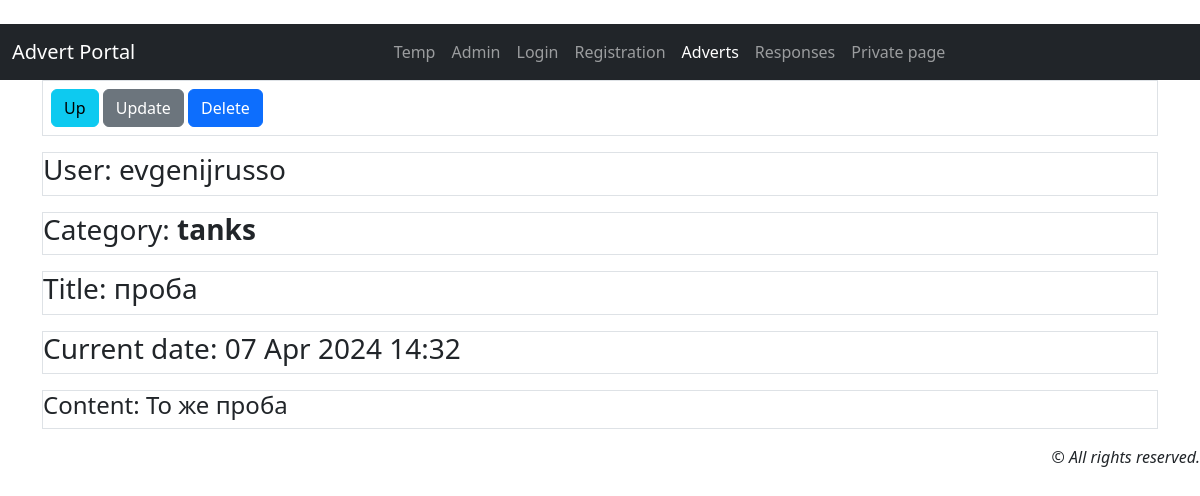
Before: /callboard/1 with the older database file.
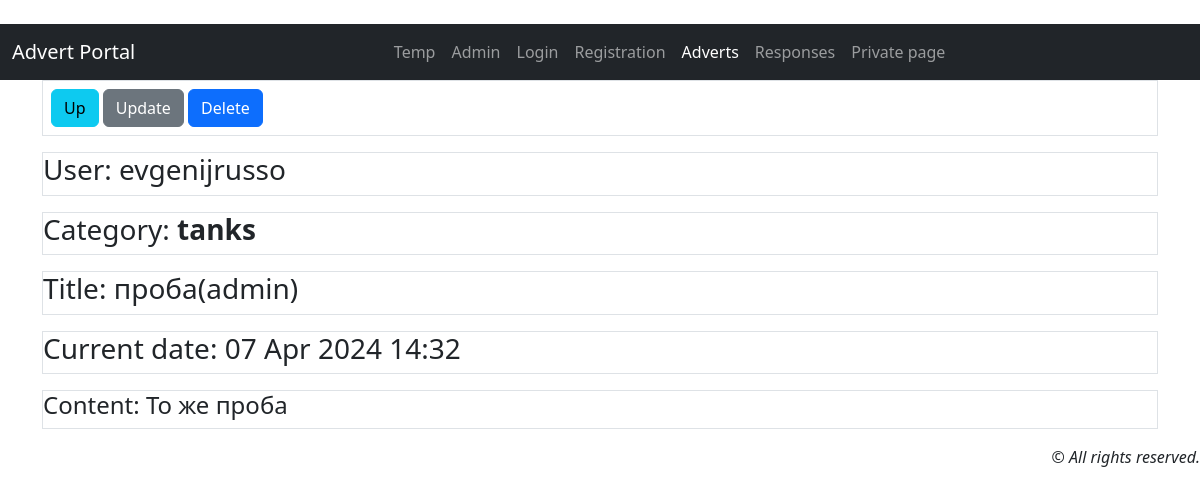
After: the same page with the newer database file.
### callboard/models.py (models this page shows, shortened)
class Advert(models.Model):
    user = models.ForeignKey(
        settings.AUTH_USER_MODEL, on_delete=models.PROTECT,
        verbose_name='Author of the ad', related_name='adverts',
    )
    category = models.CharField(_('Category'), max_length=20, choices=CATEGORY)
    title = models.CharField(_('Title'), max_length=100)
    content = models.TextField(_('Description'))  # Описание
    created = models.DateTimeField(auto_now_add=True, verbose_name='Created data')
    file = models.FileField("File", upload_to="files/", blank=True, null=True)
    class Meta:
        verbose_name = _('Advert')
        verbose_name_plural = _('Advert')
        ordering = ['-created']

class User(AbstractUser):
    code = models.CharField(max_length=15, blank=True, null=True, verbose_name=_('Code'))  # доп. поле для user

### callboard/views/advert.py (the view)
# urls.py: path('callboard/<int:pk>', AdvertDetail.as_view(), name='advert_detail'),
class AdvertDetail(DetailView):
    model = Advert
    template_name = 'callboard/advert_detail.html'
    context_object_name = 'advert'
    def get_context_data(self, **kwargs):
        context = super().get_context_data(**kwargs)
        context['title'] = 'Advert'
        return context

### callboard/templates/callboard/advert_detail.html (shortened to what this page needs)
{% extends 'default.html' %}
{% load i18n %}
{% block content %}
<div class="container d-grid gap-3">
    <div class="p-2 border">
    <a class="btn btn-info" type="button" href="/callboard/">{% trans "Up" %}</a>
    <a class="btn btn-secondary" href="{% url 'advert_update' advert.pk %}" role="button">{% trans "Update" %}</a>
    <a class="btn btn-primary"   href="/callboard/delete/{{ advert.pk }}" role="button">{% trans "Delete" %}</a>
    </div>
    <div class="p2 border"><h3>{% trans "User" %}: {{ advert.user.username }}</h3></div>
    <div class="p2 border"><h3>{% trans "Category" %}: <strong>{{ advert.category }}</strong></h3></div>
    <div class="p2 border"><h3>{% trans "Title" %}: {{ advert.title }}</h3></div>
    <div class="p2 border"><h3> {% trans "Current date" %}: {{ advert.created|date:'d M Y'}} {{advert.created|time:"H:i"}}</h3></div>
    <div class="p2 border"><h4 class="text-lg-left">{% trans "Content" %}:  {{ advert.content }}</h4></div>
</div>
{% endblock content %}

Changed rows visible on the page:
changed Advert "tanks": title "проба" → "проба(admin)"
